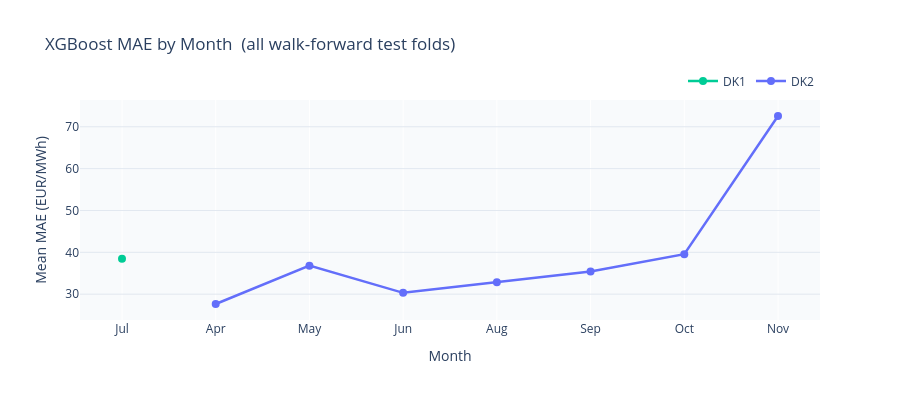

The notebook cell this image was saved under:
### Markdown cell above
---
## 5  MAE by Month — Seasonal Accuracy Patterns

Model accuracy varies seasonally. Winter months (Nov–Feb) tend to be harder due to higher price
volatility driven by heating demand, wind variability, and gas price coupling.
Summer months see more solar-driven negative price events which are structurally different from
the training distribution.

### Code cell
month_names = {1:'Jan',2:'Feb',3:'Mar',4:'Apr',5:'May',6:'Jun',
               7:'Jul',8:'Aug',9:'Sep',10:'Oct',11:'Nov',12:'Dec'}

mae_by_month = (
    forecasts_combined
    .groupby(['zone', 'month'])['abs_err']
    .mean()
    .reset_index()
    .rename(columns={'abs_err': 'mae'})
)
mae_by_month['month_name'] = mae_by_month['month'].map(month_names)

fig = go.Figure()
for zone, color in [('DK1', COLOURS['xgboost']), ('DK2', COLOURS['persistence'])]:
    d = mae_by_month[mae_by_month['zone'] == zone].sort_values('month')
    fig.add_trace(go.Scatter(
        x=d['month_name'], y=d['mae'],
        mode='lines+markers',
        name=zone,
        line=dict(color=color, width=2.5),
        marker=dict(size=8),
    ))

fig.update_layout(
    title='XGBoost MAE by Month  (all walk-forward test folds)',
    xaxis_title='Month',
    yaxis=dict(title='Mean MAE (EUR/MWh)', gridcolor='#E2E8F0'),
    height=400,
    plot_bgcolor='#F8FAFC',
    paper_bgcolor='white',
    legend=dict(orientation='h', yanchor='bottom', y=1.02, xanchor='right', x=1),
)
fig.show()

worst_month = mae_by_month.sort_values('mae', ascending=False).iloc[0]
best_month  = mae_by_month.sort_values('mae').iloc[0]
print(f'Hardest month: {worst_month["month_name"]} ({worst_month["zone"]})  MAE={worst_month["mae"]:.1f}')
print(f'Easiest month: {best_month["month_name"]} ({best_month["zone"]})   MAE={best_month["mae"]:.1f}')

### Figure 1 — Plotly figure (JSON) as saved in the notebook; plotly's stock layout.template omitted (floating-point values rounded to 4 significant figures)
{"data": [{"line": {"color": "#00CC96", "width": 2.5}, "marker": {"size": 8}, "mode": "lines+markers", "name": "DK1", "type": "scatter", "x": ["Jul"], "y": [38.48]}, {"line": {"color": "#636EFA", "width": 2.5}, "marker": {"size": 8}, "mode": "lines+markers", "name": "DK2", "type": "scatter", "x": ["Apr", "May", "Jun", "Aug", "Sep", "Oct", "Nov"], "y": [27.65, 36.82, 30.32, 32.82, 35.44, 39.55, 72.57]}], "layout": {"height": 400, "legend": {"orientation": "h", "x": 1, "xanchor": "right", "y": 1.02, "yanchor": "bottom"}, "paper_bgcolor": "white", "plot_bgcolor": "#F8FAFC", "title": {"text": "XGBoost MAE by Month  (all walk-forward test folds)"}, "xaxis": {"title": {"text": "Month"}}, "yaxis": {"gridcolor": "#E2E8F0", "title": {"text": "Mean MAE (EUR/MWh)"}}}}
